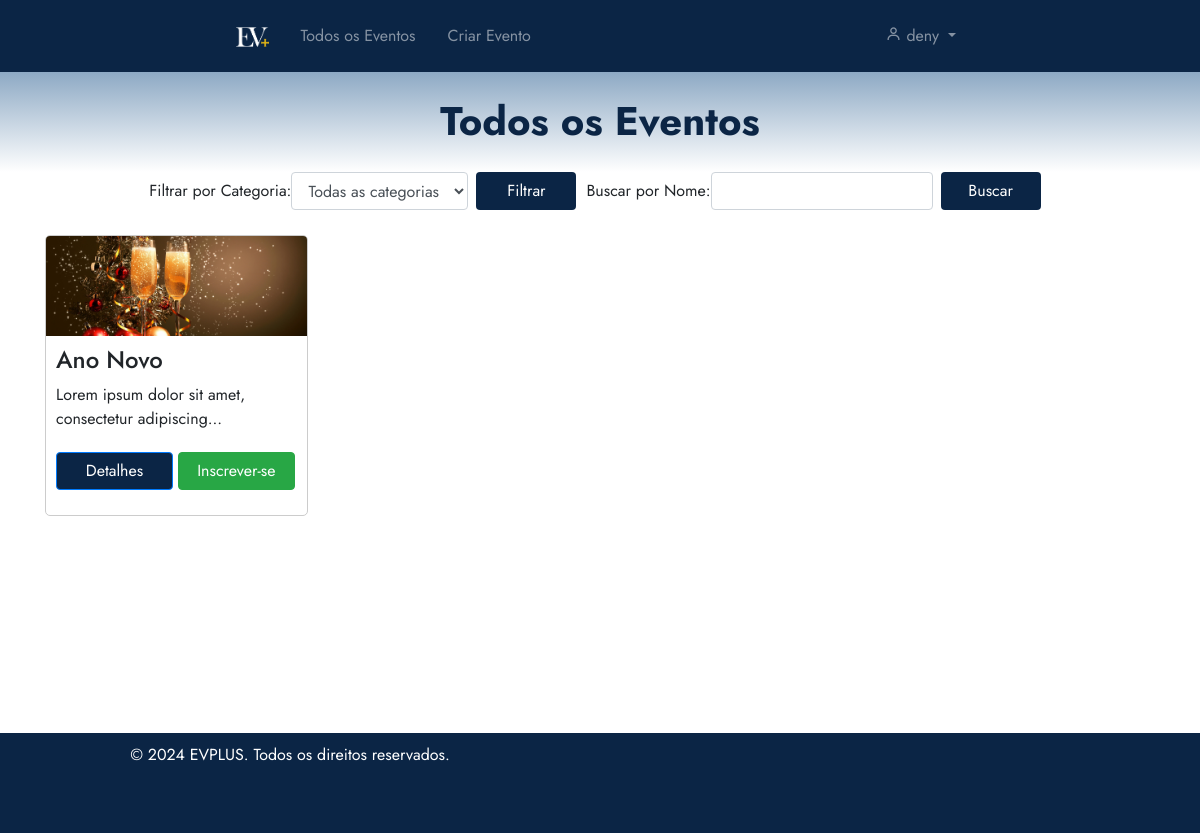
Screenshot of /eventos/todos-eventos/ (signed in) with the database file from the repository.
### eventos/models.py (models this page shows, shortened)
class Evento(models.Model):
    user = models.ForeignKey(User, on_delete=models.CASCADE)
    clients = models.ManyToManyField(User, through='Inscricao', related_name='eventos')
    name = models.CharField(max_length=100)
    description = models.TextField()
    local = models.CharField(max_length=100)
    date = models.DateField()
    time = models.TimeField()
    category = models.CharField(max_length=100)
    banner = models.ImageField(null=True, blank=True, upload_to='banners/')
    limite_inscricoes = models.PositiveIntegerField(null=True, blank=True, verbose_name="Limite de Inscrições")
    finalizado = models.BooleanField(default=False)
    certificados = models.ManyToManyField(User, through='Certificado', related_name='eventos_certificados')
    avaliacoes = models.ManyToManyField(User, through='Avaliacao', related_name='eventos_avaliados')

### eventos/views.py (the view)
# urls.py: path('todos-eventos/', views.listarTodosEventos, name='todos_eventos'),
def listarTodosEventos(request):
    finalizarEventosVencidos()
    categoria = request.GET.get('categoria')
    nome = request.GET.get('nome')
    eventosDisponiveis = Evento.objects.filter(finalizado=False)
    if categoria:
        eventosDisponiveis = eventosDisponiveis.filter(category=categoria)
    if nome:
        eventosDisponiveis = eventosDisponiveis.filter(name__icontains=nome)
    for evento in eventosDisponiveis:
        if len(evento.name) > 15:
            evento.name = evento.name[:15] + '...'
        if len(evento.description) > 50:
            evento.description = evento.description[:50] + '...'
    return render(request, 'todosEventos.html', {'eventos': eventosDisponiveis})

### eventos/views.py (called while the page is built)
def finalizarEventosVencidos():
    eventos_vencidos = Evento.objects.filter(finalizado=False, date__lt=timezone.now())
    for evento in eventos_vencidos:
        evento.finalizado = True
        evento.save()

### eventos/templates/todosEventos.html (shortened to what this page needs)
{% extends 'base.html' %}
{% load static %}
{% block 'head' %}
    <link rel="stylesheet" href="{% static 'eventos/css/todosEventos.css' %}">
{% endblock %}
{% block 'dashboard' %}
    <div class="container">
        <div class="row">
            <div class="col-md-12">
                <form method="GET" action="{% url 'eventos:todos_eventos' %}" class="form-inline">
                    <div class="form-group mr-2">
                        <label for="categoria">Filtrar por Categoria:</label>
                        <select class="form-control" id="categoria" name="categoria">
                            <option value="">Todas as categorias</option>
                        </select>
                    </div>
                    <button type="submit" class="btn btn-filter">Filtrar</button>
                    <div class="form-group">
                        <label for="nome">Buscar por Nome:</label>
                        <input type="text" class="form-control mr-2" id="nome" name="nome">
                    </div>
                    <button type="submit" class="btn btn-filter">Buscar</button>
                </form>
            </div>
        </div>
        <div class="row" style="margin-bottom: 200px;">
            {% for evento in eventos %}
                <div class="col-md-4">
                    <div class="evento-card">
                        {% if evento.banner %}
                            <div class="evento-thumbnail" style="background-image: url('{{ evento.banner.url }}')"></div>
                        {% else %}
                            <img src="{% static 'images/placeholder10.jpg' %}" alt="Banner do Evento" class="evento-thumbnail">
                        {% endif %}
                        <div class="evento-info">
                            <h4>{{ evento.name }}</h4>
                            <p>{{ evento.description }}</p>
                            <a href="{% url 'eventos:detalhes_evento' evento.id %}" class="btn btn-primary">Detalhes</a>
                            {% if perms.eventos.add_inscricao %}
                                {% if request.user not in evento.clients.all %}
                                    {% if evento.limite_inscricoes is not None and evento.clients.count >= evento.limite_inscricoes %}
                                        <span class="btn btn-secondary" style="margin-top: -10px; width: 119px;">Esgotado</span>
                                    {% else %}
                                        <a href="#" class="btn btn-success" onclick="confirmarInscricao('{{ evento.id }}')">Inscrever-se</a>
                                    {% endif %}
                                {% endif %}
                            {% endif %}
                        </div>
                    </div>
                </div>
            {% endfor %}
        </div>
    </div>
{% endblock %}

### templates/base.html (shortened to what this page needs)
{% load static %}
<!doctype html>
<html lang="pt-BR">
<head>
  <link rel="stylesheet" href="https://cdn.jsdelivr.net/npm/bootstrap@4.6.1/dist/css/bootstrap.min.css">
  <link rel="stylesheet" href="{% static 'general/css/base.css' %}">
  <link rel="stylesheet" href="{% static 'general/css/general.css' %}">
  <link href='https://unpkg.com/boxicons@2.0.7/css/boxicons.min.css' rel='stylesheet'>
  {% block 'head' %}{% endblock %}
</head>
<body>
  <nav class="navbar navbar-expand-lg navbar-dark p-3">
    <div class="container-fluid">
      <a class="navbar-brand" href="{% url 'home' %}" style="margin-left: 205px;">
        <img src="{% static 'images/LOGO.png' %}" alt="Logo" class="logo">
      </a>
      <div class="collapse navbar-collapse" id="navbarSupportedContent">
        <ul class="navbar-nav mr-auto">
          <li class="nav-item">
            <a class="nav-link mx-2" href="{% url 'eventos:todos_eventos' %}">Todos os Eventos</a>
          </li>
          {% if user.is_authenticated %}
          {% if perms.eventos.add_evento %}
          <li class="nav-item">
            <a class="nav-link mx-2" href="{% url 'eventos:eventos' %}">Criar Evento</a>
          </li>
          {% endif %}
          {% endif %}
        </ul>
        <ul class="navbar-nav ml-auto" style="margin-right: 205px;">
          <li class="nav-item dropdown">
            <a class="nav-link dropdown-toggle" href="#" id="navbarDropdown" role="button" data-toggle="dropdown" aria-haspopup="true" aria-expanded="false">
              <i class='bx bx-user'></i>
              {% if user.is_authenticated %}
                {{ user.username }}
              {% else %}
                <span class="logged-out-indicator">Entre na sua conta!</span>
              {% endif %}
            </a>
          </li>
        </ul>
      </div>
    </div>
  </nav>
  <section class="home-section">
    <div class="page-topo" id="page-topo">
      <h1 class="main-title" id="page-topo-title"></h1>
    </div>
    {% block 'dashboard' %}
    {% endblock %}
  </section>
  <footer class="footer">
    <div class="container">
        <div class="row">
            <div class="col-md-6">
                <p style="margin-right: 50px;">&copy; 2024 EVPLUS. Todos os direitos reservados.</p>
            </div>
        </div>
    </div>
  </footer>
</body>
</html>

### templates/static/general/css/base.css (style rules this page uses)
* { margin: 0; padding: 0; box-sizing: border-box; font-family: "Jost" , sans-serif; }
.main-title { position: relative; color: var(--dark-color); font-size: 40px; top: 25px; font-weight: bold; text-align: center; z-index: 3; }
.page-topo { position: relative; margin-left: 0px; width: 100%; height: 100px; background-image: linear-gradient(to bottom, var(--main-color), white); z-index: 2; }
.logo { max-height: 20px; transition: max-height 0.5s ease; }
.footer { position: relative; bottom: 0; width: 100%; height: 100px; background-color: var(--dark-color); color: white; text-align: center; padding-top: 10px; margin-top: 20px; }
.navbar { --dark-color: #0b2545; background-color: var(--dark-color); }

### templates/static/general/css/general.css (style rules this page uses)
:root { --main-color: #8da9c4; --dark-color: #0b2545; --light-color: #eef4ed; --contrast-color: #467afd; --differential-color: #134074; }

### templates/static/eventos/css/todosEventos.css (style rules this page uses)
.btn-primary { width: 117px; background-color: var(--dark-color); margin-top: 5px; margin-bottom: 15px; }
.btn-success { width: 117px; margin-top: -10px; color: white; }
.btn-filter { height: 38px; width: 100px; background-color: var(--dark-color); padding: 5px; color: white; margin-right: 10px; }
.form-inline { margint-top: 20px; margin-bottom: 15px; display: flex; justify-content: center; }

### eventos/templates/todosEventos.html (style rules this page uses)
.evento-card { display: inline-block; width: 263px; margin: 10px; border: 1px solid #ccc; border-radius: 5px; overflow: hidden; }
.evento-thumbnail { width: 100%; height: 100px; background-size: cover; background-position: center; }
.evento-info { padding: 10px; }
.col-md-4 { margin-right: -90px; margin-left: -10px; }

### rows the page displays
Evento: banner (picture), name "Ano Novo", description "Lorem ipsum dolor sit amet, consectetur adipiscing..."

### other values shown
{{ user.username }} "deny"
